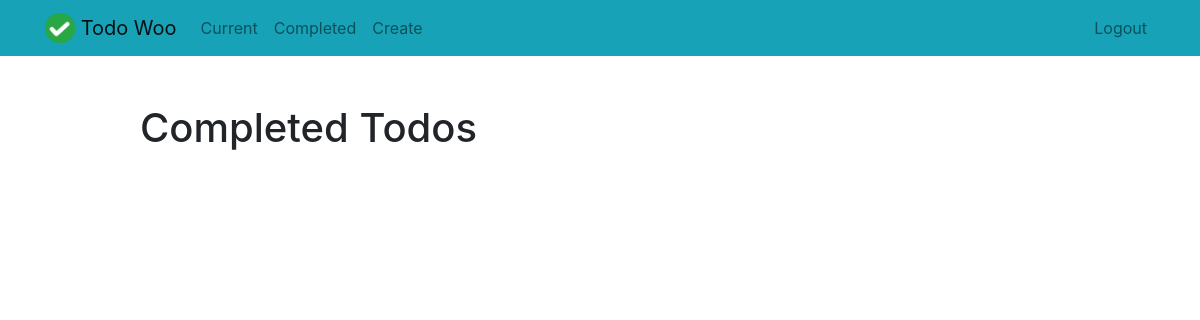
Page /completed/ (signed in) on the earlier database version.
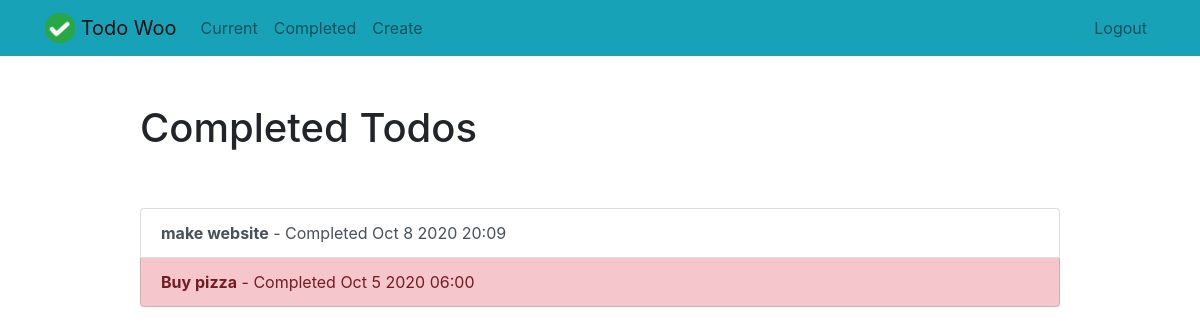
Same page on the later database version.
### todoapp/models.py (models this page shows, shortened)
class Todo(models.Model):
    title = models.CharField(max_length=100)
    memo = models.TextField(blank=True)
    created = models.DateTimeField(auto_now_add=True)
    datecompleted = models.DateTimeField(null=True,blank=True)
    important = models.BooleanField(default=False)
    user = models.ForeignKey(User,on_delete=models.CASCADE)

### todoapp/views.py (the view)
# urls.py: path('completed/', views.completedtodos, name='completedtodos'),
@login_required
def completedtodos(request):
    todos = Todo.objects.filter(user=request.user, datecompleted__isnull=False).order_by('-datecompleted')
    return render(request, 'todoapp/completedtodos.html', {'todos': todos})

### todoapp/templates/todoapp/completedtodos.html
{% extends "todoapp/base.html" %}
{% block content %}
    <div class="row justify-content-center mt-5">
        <div class="col-md-10">
            <h1>Completed Todos</h1>
        </div>
    </div>
    <div class="row justify-content-center mt-5">
        <div class="col-md-10">
            <div class="list-group">
                {% for todo in todos %}
                    <a href="{% url 'viewtodo' todo.id %}" class="list-group-item list-group-item-action{% if todo.important %} list-group-item-danger{% endif %}"><b>{{ todo.title }}</b> - Completed {{ todo.datecompleted|date:'M j Y H:i' }}</a>
                {% endfor %}
            </div>
        </div>
    </div>
{% endblock %}

Differences in the rows shown:
now on this page (row edited): Todo: title "make website", datecompleted "Oct 8 2020 20:09", important False (drawn)
now on this page (row edited): Todo: title "Buy pizza", datecompleted "Oct 5 2020 06:00", important True (drawn)
